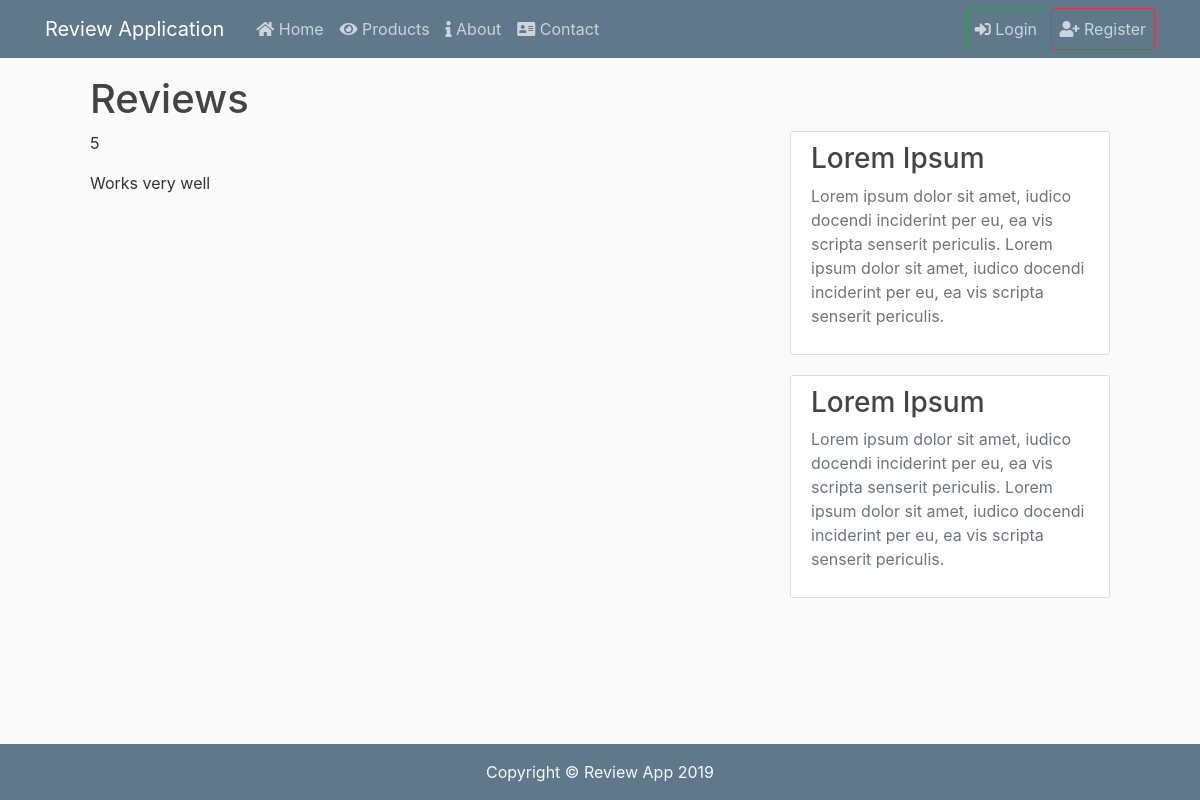
The page /review/ on the database as committed earlier.
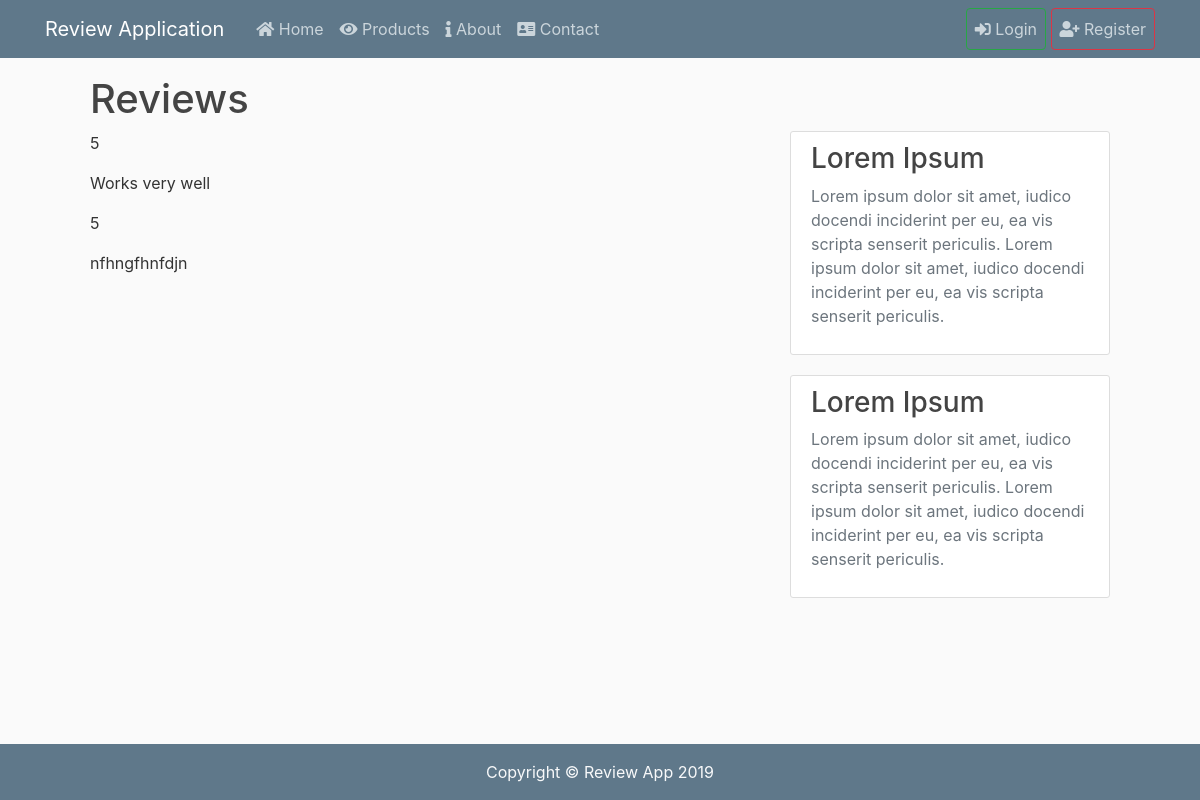
The same page on the database as committed later.
### reviewApp/models.py (models this page shows, shortened)
class Review(models.Model):
	product = models.ForeignKey(Product, on_delete=models.CASCADE)
	profile = models.ForeignKey(Profile, on_delete=models.CASCADE)
	author = models.ForeignKey(User, on_delete=models.CASCADE)
	rating = models.PositiveSmallIntegerField(default=1, validators = [MinValueValidator(1), MaxValueValidator(5)])
	reviewtext = models.TextField()
	postdate = models.DateTimeField(auto_now_add=True)
	lastmodified = models.DateTimeField(auto_now=True)

### reviewApp/views.py (the view)
# urls.py: path('review/', ReviewListView.as_view(), name='reviewApp-review'),
class ReviewListView(ListView):
	model = Review
	template_name = 'reviewApp/review.html'
	context_object_name = 'reviews'

### reviewApp/templates/reviewApp/review.html (shortened to what this page needs)
{% extends "reviewApp/base.html" %}
{% block content %}
	<h1>Reviews</h1>
	<div class="row">
		<div class="col-md-8">
		{% for review in reviews %}
			<p>{{ review.rating }}</p>
			<p>{{ review.reviewtext }}</p>
		{% endfor %}
		</div>
		<div class="col-md-4">
			<div class="content-section">
				<h3>Lorem Ipsum</h3>
				<p class='text-muted'>
					Lorem ipsum dolor sit amet, iudico docendi inciderint per eu, ea vis scripta senserit periculis. Lorem ipsum dolor sit amet, iudico docendi inciderint per eu, ea vis scripta senserit periculis.
				</p>
			</div>
			<div class="content-section">
				<h3>Lorem Ipsum</h3>
				<p class='text-muted'>
					Lorem ipsum dolor sit amet, iudico docendi inciderint per eu, ea vis scripta senserit periculis. Lorem ipsum dolor sit amet, iudico docendi inciderint per eu, ea vis scripta senserit periculis.
			</div>
		</div>
	</div>
{% endblock content %}

Rows that differ between the two databases and show on the page:
added Review: rating "5", reviewtext "nfhngfhnfdjn"
